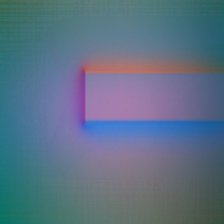
#> input picture tactile_recordings/episode_0000_L_hole_fail_wo_tactile_400_epoch_w0_obs-noise/rgb/left_000005.png, 224 x 224 px; its folder holds only this picture in this run
$ python tactile_recording_vis.py --episode_dir tactile_recordings/episode_0000_L_hole_fail_wo_tactile_400_epoch_w0_obs-noise/rgb --video_path tactile_recordings/episode_0000_L_hole_fail_wo_tactile_400_epoch_w0_obs-noise/rgb/left_000005.png
#> lines starting #> are read from the running program, lines starting #| are printed output that depends on the picture; after the words box and inside, x2 and y2 are one past the last pixel; in counts of white or black regions, pixels touching at a corner belong together
#!/usr/bin/env python3
"""
多视角触觉-视觉数据可视化脚本
--------------------------------
该脚本将episode数据目录中的六种不同数据源拼接成一个3x2网格视频：
1. 左上：三维力场可视化（箭头图）
2. 右上：相机视频（环境视角）
3. 左中：左GelSight传感器RGB图像
4. 右中：右GelSight传感器RGB图像
5. 左下：左GelSight传感器Marker Motion可视化
6. 右下：右GelSight传感器Marker Motion可视化


用法：
python tactile_recording_vis.py \
    --episode_dir ./tactile_recordings/episode_0000_L_hole_fail_wo_tactile_400_epoch_w0_obs-noise \
    --video_path /home/pi-zero/isaac-sim/TacEx/logs/rl_games/Peg-in-hole/Lhole_III/videos/play/L_hole_fail_wo_tactile_400_epoch_w0_obs-noise.mp4 \
    --output_path ./output/episode_0000_L_hole_fail_wo_tactile_400_epoch_w0_obs-noise.mp4 \
    --fps 30 \
    --downsample 8
"""

import argparse
import json
import os
import numpy as np
import cv2
import matplotlib
matplotlib.use('Agg')
import matplotlib.pyplot as plt
from PIL import Image
from tqdm import tqdm
import imageio.v2 as imageio

def parse_arguments():
    parser = argparse.ArgumentParser(description='Generate combined visualization from tactile data.')
    parser.add_argument('--episode_dir', type=str, required=True,
                        help='Path to episode directory containing data')
    parser.add_argument('--video_path', type=str, required=True,
                        help='Path to the recorded video file')
    parser.add_argument('--output_path', type=str, default='./combined_video.mp4',
                        help='Output video file path')
    parser.add_argument('--fps', type=int, default=30,
                        help='Frames per second for output video')
    parser.add_argument('--downsample', type=int, default=8,
                        help='Downsample factor for force field quiver plot (e.g., 8 → 28x28)')
    return parser.parse_args()

# [65 lines left out: function create_force_field_visualization, not called in this run]


def load_force_field_data(episode_dir, target_timestamp):
    """
    加载并可视化力场原始数据（修复文件名匹配和数据加载问题）
    """
    force_field_dir = os.path.join(episode_dir, "force_field")

    # 获取所有可用的时间戳
    timestamps = []
    if not os.path.exists(force_field_dir):
        print(f"[Warning] Force field directory not found: {force_field_dir}")
        return None

    for f in sorted(os.listdir(force_field_dir)):
        if f.startswith("data_") and f.endswith(".json"):
            try:
                # 从文件名提取时间戳 (e.g., data_000123.json -> 123)
                timestamp = int(f.split('_')[1].split('.')[0])
                timestamps.append(timestamp)
            except (ValueError, IndexError):
                continue

    if not timestamps:
        print("[Warning] No force field data files found")
        return None

    # 找到最接近目标时间戳的文件
    closest_timestamp = min(timestamps, key=lambda x: abs(x - target_timestamp))

    # 读取数据
    file_path = os.path.join(force_field_dir, f"data_{closest_timestamp:06d}.json")

    if not os.path.exists(file_path):
        print(f"[Warning] Force field file not found: {file_path}")
        return None

    try:
        with open(file_path, 'r') as f:
            force_field_data = json.load(f)
        # 创建可视化
        return create_force_field_visualization(force_field_data)
    except Exception as e:
        print(f"Error loading force field data from {file_path}: {e}")
        return None

def load_marker_motion_data(episode_dir, target_timestamp, side='left',
                            vis_size=224, orig_size=(480, 640)):
    """
    加载 marker motion 数据（像素坐标）并生成可视化（等比缩放到 vis_size x vis_size 并居中）

    """
    marker_dir = os.path.join(episode_dir, "marker_motion")

    # 检查目录是否存在
    if not os.path.exists(marker_dir):
        print(f"[Warning] Marker motion directory not found: {marker_dir}")
        return None

    # 获取所有可用的时间戳
    timestamps = []
    prefix = f"{side}_markers_"
    for fname in sorted(os.listdir(marker_dir)):
        if fname.startswith(prefix) and fname.endswith(".json"):
            try:
                # 从文件名提取时间戳 (e.g., left_markers_000123.json -> 123)
                timestamp = int(fname.split('_')[-1].split('.')[0])
                timestamps.append(timestamp)
            except (ValueError, IndexError):
                continue

    if not timestamps:
        print(f"[Warning] No {side} marker motion files found")
        return None

    # 找到最接近目标时间戳的文件
    closest_timestamp = min(timestamps, key=lambda x: abs(x - target_timestamp))

    # 读取数据
    file_path = os.path.join(marker_dir, f"{side}_markers_{closest_timestamp:06d}.json")
    if not os.path.exists(file_path):
        print(f"[Warning] Marker motion file not found: {file_path}")
        return None

    try:
        with open(file_path, 'r') as f:
            data = json.load(f)

        # 验证数据结构
        if 'data' not in data or 'initial_positions' not in data['data'] or 'current_positions' not in data['data']:
            print(f"[Warning] Invalid marker motion data structure in {file_path}")
            return None

        initial_positions = np.array(data['data']['initial_positions'])
        current_positions = np.array(data['data']['current_positions'])

        # 验证数据形状
        if initial_positions.ndim != 2 or current_positions.ndim != 2 or initial_positions.shape[1] != 2 or current_positions.shape[1] != 2:
            print(f"[Warning] Invalid marker data shape in {file_path}: "
                  f"initial={initial_positions.shape}, current={current_positions.shape}")
            return None

        # 准备等比缩放参数：orig_size 是 (height, width)
        orig_h, orig_w = orig_size
        target = vis_size
        # 使用等比缩放 (fit into square) 并居中填充
        scale = min(target / orig_w, target / orig_h)  # 注意以宽高分别比较
        pad_x = (target - orig_w * scale) / 2.0
        pad_y = (target - orig_h * scale) / 2.0

        # 创建白色背景画布
        vis_img = np.ones((target, target, 3), dtype=np.uint8) * 255

        # 限制处理的标记点数量（最多99个）
        num_markers = min(len(initial_positions), len(current_positions), 99)

        # 绘制所有标记点和位移箭头（将原始像素坐标映射到 vis_size 上）
        for i in range(num_markers):
            # 假设 initial_positions[:,0] = x (列, width), [:,1] = y (行, height)
            ox, oy = initial_positions[i, 0], initial_positions[i, 1]
            cx, cy = current_positions[i, 0], current_positions[i, 1]

            # 映射并四舍五入为整数像素坐标，同时做边界裁切
            sx = int(np.clip(round(ox * scale + pad_x), 0, target - 1))
            sy = int(np.clip(round(oy * scale + pad_y), 0, target - 1))
            ex = int(np.clip(round(cx * scale + pad_x), 0, target - 1))
            ey = int(np.clip(round(cy * scale + pad_y), 0, target - 1))

            start = (sx, sy)
            end = (ex, ey)

            # 绘制初始marker点（红色），当前marker点（蓝色），以及位移箭头（黑色）
            cv2.circle(vis_img, start, 2, (0, 0, 255), -1)
            cv2.circle(vis_img, end, 2, (255, 0, 0), -1)
            # 当 start==end 时 arrowedLine 有时不绘制，防护一下
            if start != end:
                cv2.arrowedLine(vis_img, start, end, (0, 0, 0), 1, tipLength=0.1)

        # 添加标题（字体大小随缩放略作调整）
        # scale_font 用于在原始 224 基准上缩放文字大小（如果原始尺寸不同）
        scale_font = max(0.4, 0.6 * scale)
        # cv2.putText(vis_img, f"{side.title()} Marker Motion", (10, int(25 * max(1.0, scale))),
        #             cv2.FONT_HERSHEY_SIMPLEX, scale_font, (0, 0, 0), 1)
        # cv2.putText(vis_img, f"Markers: {num_markers}", (10, target - 10),
        #             cv2.FONT_HERSHEY_SIMPLEX, max(0.3, 0.4 * scale_font), (0, 0, 0), 1)

        return vis_img

    except Exception as e:
        print(f"Error loading marker motion data from {file_path}: {e}")
        return None


def get_file_timestamps(directory, prefix, file_ext):
    """获取指定目录中按命名规则排列的文件时间戳列表（修复时间戳提取逻辑）"""
    timestamps = []
    if not os.path.exists(directory):
        return timestamps

    for f in sorted(os.listdir(directory)):
        if f.startswith(prefix) and f.endswith(file_ext):
            try:
                # 从文件名提取时间戳 (e.g., left_000123.png -> 123)
                # 处理不同命名格式
                parts = f.split('_')
                if len(parts) < 2:
                    continue
                timestamp_str = parts[-1].split('.')[0]
                timestamp = int(timestamp_str)
                timestamps.append(timestamp)
            except (ValueError, IndexError):
                continue
    return sorted(timestamps)

def load_tactile_rgb(episode_dir, target_timestamp, side='left'):
    """
    加载触觉传感器RGB图像，使用最近邻匹配
    """
    rgb_dir = os.path.join(episode_dir, "rgb")
    if not os.path.exists(rgb_dir):
        print(f"[Warning] RGB directory not found: {rgb_dir}")
        return None

    timestamps = get_file_timestamps(rgb_dir, f"{side}_", ".png")

    if not timestamps:
        print(f"[Warning] No {side} RGB files found")
        return None

    # 找到最近的时间戳
    closest_timestamp = min(timestamps, key=lambda x: abs(x - target_timestamp))

    img_path = os.path.join(rgb_dir, f"{side}_{closest_timestamp:06d}.png")
    if os.path.exists(img_path):
        img = cv2.imread(img_path)
        if img is None:
            print(f"[Warning] Failed to read image: {img_path}")
        return img
    else:
        print(f"[Warning] RGB file not found: {img_path}")
        return None

def load_camera_frame(video_path, frame_idx):
    """
    从指定视频文件中加载特定帧（修复视频读取问题）
    """
#> called with frame_idx = 0
    if not os.path.exists(video_path):
        print(f"[ERROR] Video file not found: {video_path}")
        return None

    cap = cv2.VideoCapture(video_path)
    if not cap.isOpened():
        print(f"[ERROR] Failed to open video: {video_path}")
        return None

    # 获取视频总帧数
    total_frames = int(cap.get(cv2.CAP_PROP_FRAME_COUNT))
    if total_frames == 0:
        print("[ERROR] Video has zero frames")
        cap.release()
        return None

    # 处理越界帧索引
    if frame_idx >= total_frames:
        print(f"[WARNING] Requested frame index {frame_idx} exceeds video length ({total_frames} frames). Using last frame.")
        frame_idx = total_frames - 1

    cap.set(cv2.CAP_PROP_POS_FRAMES, frame_idx)
    ret, frame = cap.read()
#> frame is the input picture: shape (224, 224, 3); mean B, G, R 133.1, 113.1, 92.2
    cap.release()

    if not ret:
        print(f"[ERROR] Failed to read frame at index {frame_idx}")
        return None

    return frame

def create_placeholder_image(text, width=480, height=240):
    """创建占位图像（当数据缺失时使用）"""
    img = np.ones((height, width, 3), dtype=np.uint8) * 128  # 灰色背景
    font_scale = min(1.0, width/300)
    thickness = max(1, int(width/200))

    # 计算文本位置
    text_size = cv2.getTextSize(text, cv2.FONT_HERSHEY_SIMPLEX, font_scale, thickness)[0]
    text_x = (width - text_size[0]) // 2
    text_y = (height + text_size[1]) // 2

    cv2.putText(img, text, (text_x, text_y),
                cv2.FONT_HERSHEY_SIMPLEX, font_scale, (255, 255, 255), thickness)
    return img

def create_combined_frame(episode_dir, video_path, frame_idx, sim_total_steps):
    """
    创建3x2网格拼接帧（修复数据对齐和缺失处理）
    """
    # 计算当前仿真时间戳（假设视频帧与仿真步数线性对应）
    # video_total_frames = 150 (固定)
    video_total_frames = 150
    timestamp = int(frame_idx * sim_total_steps / video_total_frames)

    # 1. 加载所有数据
    ff_vis = load_force_field_data(episode_dir, timestamp)
    camera_img = load_camera_frame(video_path, frame_idx)
    tactile_left = load_tactile_rgb(episode_dir, timestamp, side='left')
    tactile_right = load_tactile_rgb(episode_dir, timestamp, side='right')
    marker_left = load_marker_motion_data(episode_dir, timestamp, side='left')
    marker_right = load_marker_motion_data(episode_dir, timestamp, side='right')

    # 2. 创建一个空白画布用于拼接 (3x2 布局)
    canvas_height = 720  # 3行 x 240像素
    canvas_width = 960   # 2列 x 480像素
    canvas = np.zeros((canvas_height, canvas_width, 3), dtype=np.uint8)
    canvas.fill(30)  # 深灰色背景

    # 3. 定义每个区域的位置 (3行2列)
    quad_width = canvas_width // 2
    quad_height = canvas_height // 3

    # 4. 为缺失数据创建占位符
    if ff_vis is None:
        ff_vis = create_placeholder_image("NO FORCE FIELD DATA", quad_width, quad_height)
    if camera_img is None:
        camera_img = create_placeholder_image("NO CAMERA DATA", quad_width, quad_height)
    if tactile_left is None:
        tactile_left = create_placeholder_image("NO LEFT TACTILE RGB", quad_width, quad_height)
    if tactile_right is None:
        tactile_right = create_placeholder_image("NO RIGHT TACTILE RGB", quad_width, quad_height)
    if marker_left is None:
        marker_left = create_placeholder_image("NO LEFT MARKER MOTION", quad_width, quad_height)
    if marker_right is None:
        marker_right = create_placeholder_image("NO RIGHT MARKER MOTION", quad_width, quad_height)

    # 5. 缩放和放置不同区域 (按3x2网格排列)
    regions = [
        (ff_vis, 0, 0, quad_width, quad_height),                     # 第1行左：力场
        (camera_img, quad_width, 0, quad_width, quad_height),        # 第1行右：相机
        (tactile_left, 0, quad_height, quad_width, quad_height),     # 第2行左：左触觉RGB
        (tactile_right, quad_width, quad_height, quad_width, quad_height),  # 第2行右：右触觉RGB
        (marker_left, 0, 2*quad_height, quad_width, quad_height),    # 第3行左：左marker motion
        (marker_right, quad_width, 2*quad_height, quad_width, quad_height)  # 第3行右：右marker motion
    ]

    for img, x, y, w, h in regions:
        if img is None:
            continue

        # 保持纵横比缩放
        img_h, img_w = img.shape[:2]
        if img_h == 0 or img_w == 0:
            continue

        aspect_ratio = img_w / img_h

        # 计算保持纵横比的缩放
        if w / h > aspect_ratio:
            # 宽度受限制
            new_h = h
            new_w = int(h * aspect_ratio)
        else:
            # 高度受限制
            new_w = w
            new_h = int(w / aspect_ratio)

        # 确保尺寸有效
        new_w = max(1, new_w)
        new_h = max(1, new_h)

        # 重新缩放图像
        try:
            resized_img = cv2.resize(img, (new_w, new_h))
        except cv2.error as e:
            print(f"Resize error: {e}")
            continue

        # 居中放置
        x_offset = x + (w - new_w) // 2
        y_offset = y + (h - new_h) // 2

        # 复制到画布
        y_end = min(y_offset + new_h, canvas_height)
        x_end = min(x_offset + new_w, canvas_width)
        canvas[y_offset:y_end, x_offset:x_end] = resized_img[:(y_end-y_offset), :(x_end-x_offset)]

        # 添加边框
        cv2.rectangle(canvas, (x, y), (x+w, y+h), (100, 100, 100), 1)
#> this loop made 6 passes
#> (x, y, img_h, img_w, aspect_ratio, new_w, x_offset, y_offset) on passes 1 to 6: (0, 0, 240, 480, 2, 480, 0, 0), (480, 0, 224, 224, 1, 240, 600, 0), (0, 240, 224, 224, 1, 240, 120, 240), (480, 240, 240, 480, 2, 480, 480, 240), (0, 480, 240, 480, 2, 480, 0, 480), (480, 480, 240, 480, 2, 480, 480, 480)
#> pass 1, in create_combined_frame, `resized_img = cv2.resize(img, (new_w, new_h))`:
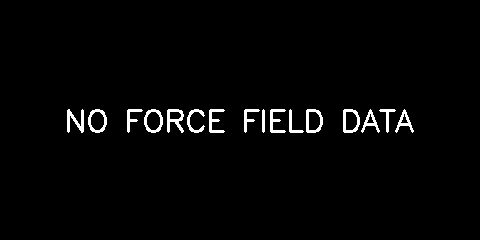
#> resized_img: shape (240, 480, 3); values 128 (black) and 255 (white), 2.1% white; 16 white regions, largest, box (x1, y1, x2, y2) and area: (167, 109, 184, 133) 201, (67, 109, 84, 133) 198, (306, 109, 323, 133) 186
#> after the loop:
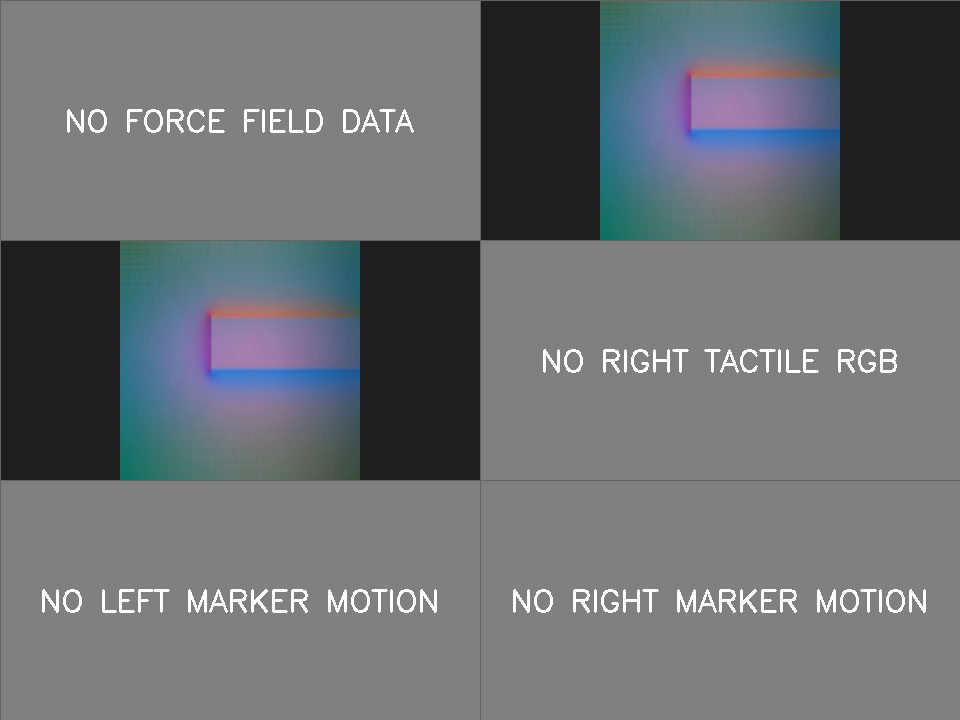
#> canvas: shape (720, 960, 3); mean of channels 0, 1, 2 114.5, 111.2, 107.7; drawn as B, G, R

    # 6. 添加时间戳和标题
    cv2.putText(canvas, f"Frame: {frame_idx}/{video_total_frames-1} | Sim Step: {timestamp}/{sim_total_steps-1}", (10, 30),
                cv2.FONT_HERSHEY_SIMPLEX, 0.7, (200, 200, 200), 2)
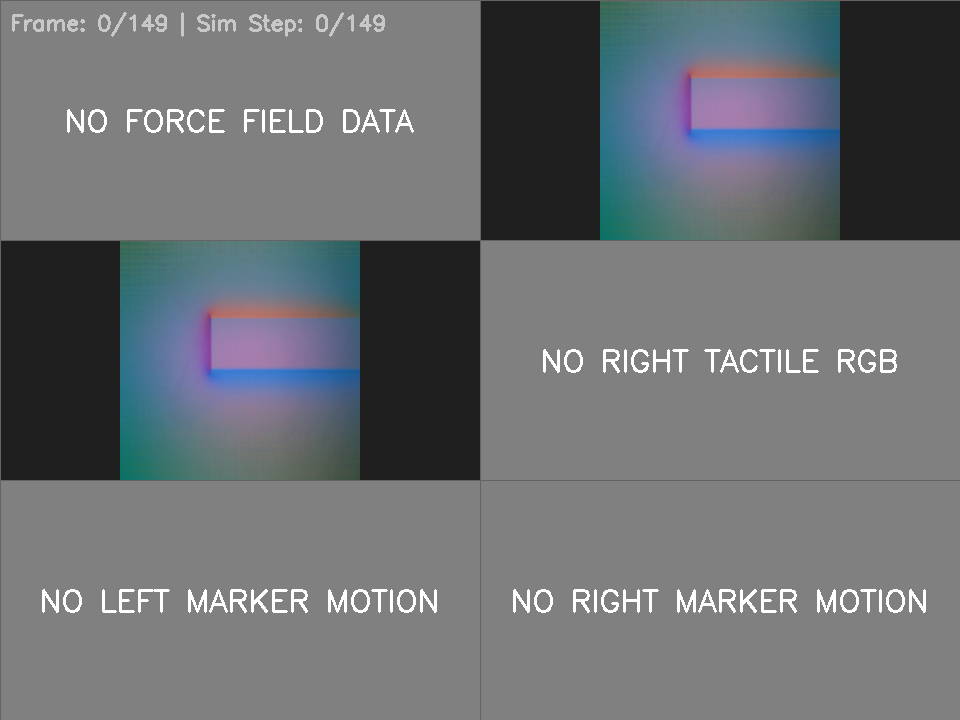
#> canvas: shape (720, 960, 3); 0.33% of pixels changed, all inside (x1, y1, x2, y2) = (12, 12, 385, 37); drawn as B, G, R

    # 7. 添加区域标签
    labels = [
        "Force Field",
        "Camera View",
        "Left GelSight RGB",
        "Right GelSight RGB",
        "Left Marker Motion",
        "Right Marker Motion"
    ]
    positions = [
        (10, quad_height//2),
        (quad_width+10, quad_height//2),
        (10, quad_height + quad_height//2),
        (quad_width+10, quad_height + quad_height//2),
        (10, 2*quad_height + quad_height//2),
        (quad_width+10, 2*quad_height + quad_height//2)
    ]

    for label, (x, y) in zip(labels, positions):
        cv2.putText(canvas, label, (x, y),
                    cv2.FONT_HERSHEY_SIMPLEX, 0.5, (200, 200, 200), 1)
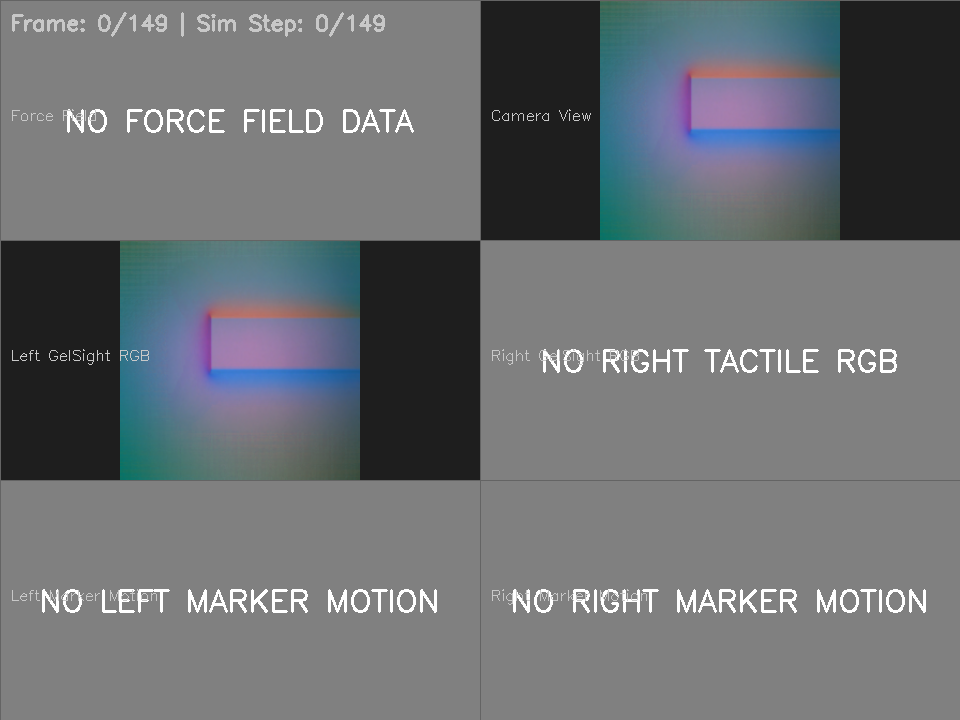
#> canvas: shape (720, 960, 3); 0.26% of pixels changed, all inside (x1, y1, x2, y2) = (12, 109, 647, 605); drawn as B, G, R

    return canvas

def generate_combined_video(episode_dir, video_path, output_path, fps=30):
    """
    生成3x2网格拼接视频（修复元数据加载问题）
    """
    # 1. 确保输出路径有正确的扩展名
    if not output_path.lower().endswith('.mp4'):
        output_path += '.mp4'

    # 确保输出目录存在
    os.makedirs(os.path.dirname(os.path.abspath(output_path)), exist_ok=True)

    # 2. 读取episode信息以获取总步数
    episode_info_path = os.path.join(episode_dir, "episode_info.json")
    video_total_frames = 150  # 固定视频帧数
    sim_total_steps = 150  # 默认值

    if os.path.exists(episode_info_path):
        try:
            with open(episode_info_path, 'r') as f:
                episode_info = json.load(f)
            sim_total_steps = episode_info.get("total_steps", 150)
            print(f"Loaded episode info: total_steps={sim_total_steps}")
        except Exception as e:
            print(f"Error loading episode info: {e}")
    else:
        print(f"[Warning] Episode info file not found: {episode_info_path}. Using default total steps=150.")

    # 确保总步数合理
    if sim_total_steps <= 0:
        sim_total_steps = 150
        print(f"[Warning] Invalid total steps ({sim_total_steps}), using default value 150")

    print(f"Using total simulation steps: {sim_total_steps}")

    # 3. 创建一个临时列表来存储所有帧
    frames = []

    # 4. 生成每一帧 (150帧)
    for frame_idx in tqdm(range(video_total_frames), desc="Generating video frames"):
        frame = create_combined_frame(episode_dir, video_path, frame_idx, sim_total_steps)
        frames.append(frame)

    # 5. 使用 imageio 保存视频
    print(f"Saving video to {output_path} using imageio...")
    try:
        imageio.mimsave(
            output_path,
            frames,
            fps=fps,
            format='mp4',
            codec='libx264',
            pixelformat='yuv420p',
            macro_block_size=1,
            output_params=['-movflags', '+faststart']
        )
        print(f"Video saved successfully to {output_path}")
    except Exception as e:
        print(f"Error saving video: {e}")
        # 尝试保存为GIF作为备选
        gif_path = output_path.replace('.mp4', '.gif')
        print(f"Trying to save as GIF to {gif_path}...")
        imageio.mimsave(gif_path, frames, fps=fps)
        print(f"GIF saved as fallback to {gif_path}")

if __name__ == "__main__":
    args = parse_arguments()

    if not os.path.exists(args.episode_dir):
        print(f"Error: Episode directory not found: {args.episode_dir}")
        exit(1)

    if not os.path.exists(args.video_path):
        print(f"Error: Video file not found: {args.video_path}")
        exit(1)

    # 确保输出目录存在
    output_dir = os.path.dirname(args.output_path)
    if output_dir and not os.path.exists(output_dir):
        os.makedirs(output_dir, exist_ok=True)

    generate_combined_video(
        args.episode_dir,
        args.video_path,
        args.output_path,
        args.fps
    )
